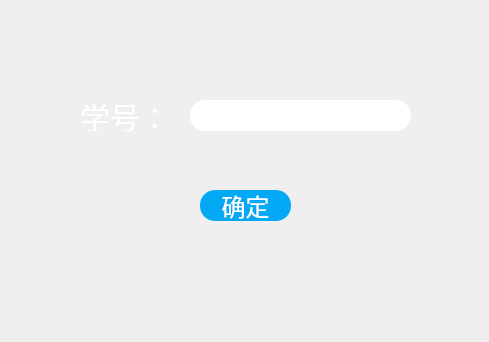
<?xml version="1.0" encoding="UTF-8"?>
<ui version="4.0">
 <class>delete_student</class>
 <widget class="QMainWindow" name="delete_student">
  <property name="geometry">
   <rect>
    <x>0</x>
    <y>0</y>
    <width>489</width>
    <height>342</height>
   </rect>
  </property>
  <property name="windowTitle">
   <string>删除学生页面</string>
  </property>
  <property name="styleSheet">
   <string notr="true">*{
font-size:24px;
font-family:sans-serif;
}
#centralwidget{   
border-image:url(:/image/7.jpg);
}
QFrame{
background:rgba(0,0,0,0);
border-radius:15px;
}
QPushButton{
background:#03a9f4;
color:#fff;
border-radius:15px;
}
QLineEdit{
border-radius:15px;
color:#03a9f4;
}
QLabel{
color:#fff;
background:transparent;
font-size:30px;
}
QComboBox{
	background:#03a9f4;
color:#fff;
border-radius:15px;
}</string>
  </property>
  <widget class="QWidget" name="centralwidget">
   <widget class="QLabel" name="label">
    <property name="geometry">
     <rect>
      <x>80</x>
      <y>100</y>
      <width>91</width>
      <height>31</height>
     </rect>
    </property>
    <property name="text">
     <string>学号：</string>
    </property>
   </widget>
   <widget class="QLineEdit" name="lineEdit">
    <property name="geometry">
     <rect>
      <x>190</x>
      <y>100</y>
      <width>221</width>
      <height>31</height>
     </rect>
    </property>
   </widget>
   <widget class="QPushButton" name="pushButton">
    <property name="geometry">
     <rect>
      <x>200</x>
      <y>190</y>
      <width>91</width>
      <height>31</height>
     </rect>
    </property>
    <property name="text">
     <string>确定</string>
    </property>
   </widget>
  </widget>
 </widget>
 <resources/>
 <connections/>
</ui>
